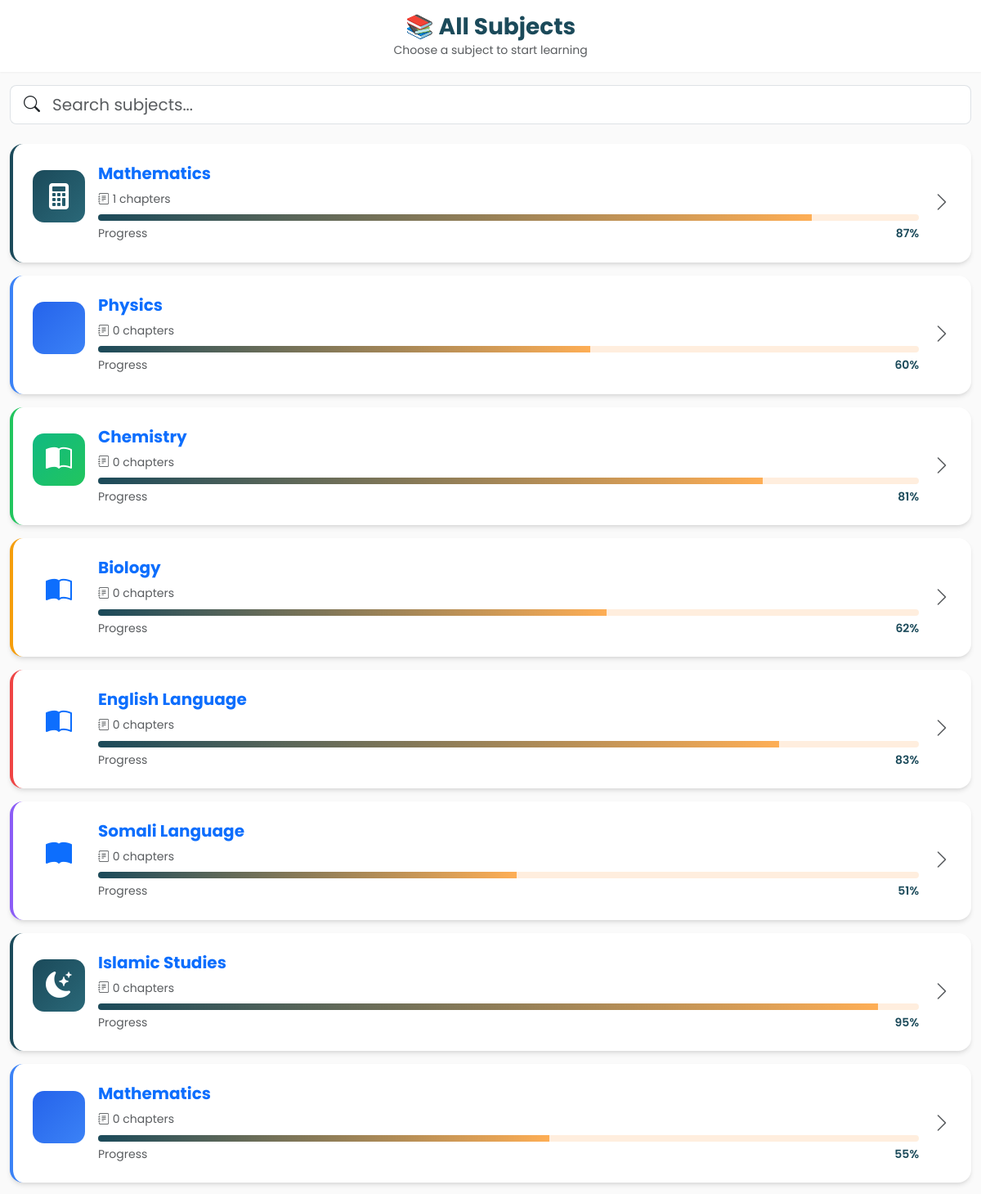
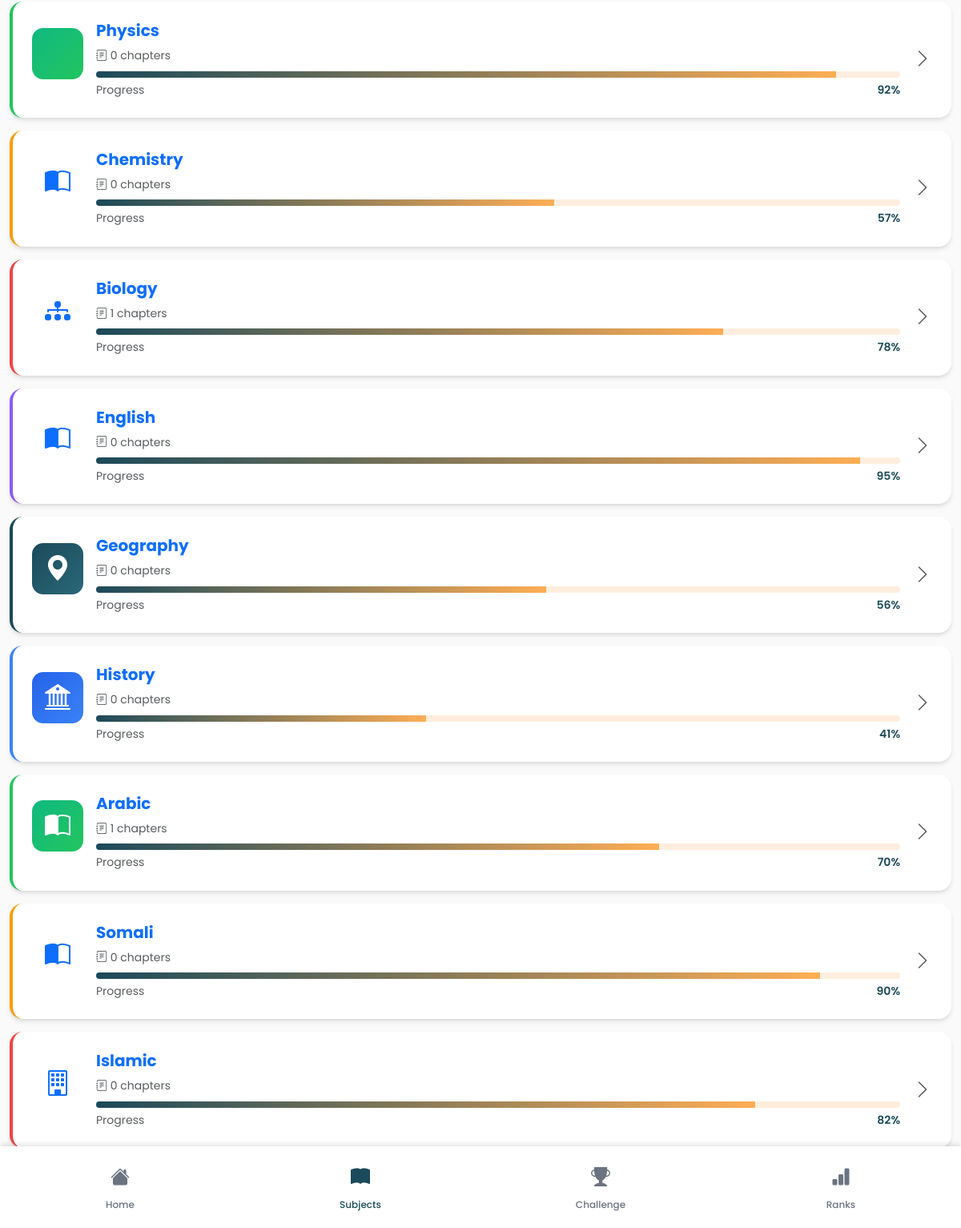
The page /subject.php on the database its author committed (2 pictures, top to bottom).
### tables this page shows
CREATE TABLE `subjects` (
  `id` int(11) NOT NULL,
  `name` varchar(100) NOT NULL,
  `description` text DEFAULT NULL,
  `created_by_user_id` int(11) DEFAULT NULL,
  `created_at` timestamp NOT NULL DEFAULT current_timestamp(),
  `icon` varchar(30) DEFAULT NULL
);

### subject.php (the view, shortened to what this page needs)
<?php
include 'inc/conn.php';
$subject_result = $conn->query("SELECT
    s.id,
    s.name,
    s.icon,
    COUNT(c.subject_id) AS total_chapters
FROM
    subjects s
LEFT JOIN chapters c ON
    c.subject_id = s.id
GROUP BY
    s.id,
    s.name,
    s.icon
ORDER BY
    s.id");
$iconMap = [
    'Calculator' => 'bi-calculator-fill',
    'Atom' => 'bi-atom',
    'BookOpen' => 'bi-book-half',
    'Book' => 'bi-book-fill',
    'MoonStar' => 'bi-moon-stars-fill',
    'SquareRoot' => 'bi-square-root-alt',
    'Dna' => 'bi-diagram-3-fill',
    'MapMarkedAlt' => 'bi-geo-alt-fill',
    'University' => 'bi-bank2',
    'Mosque' => 'bi-building'
];
$colorClasses = [
    'primary', 'info', 'success', 'warning', 'danger', 'purple'
];
include 'head.php';
?>
<div class="container-fluid" style="padding-bottom: 100px;">
    <div class="row py-3 sticky-top bg-white shadow-sm-custom">
        <div class="col-12">
            <div class="text-center">
                <h1 class="h3 fw-bold mb-0 text-primary">📚 All Subjects</h1>
                <p class="text-muted small mb-0">Choose a subject to start learning</p>
            </div>
        </div>
    </div>
    <div class="row mt-3">
        <div class="col-12">
            <div class="input-group input-group-lg">
                <span class="input-group-text bg-white border-end-0">
                    <i class="bi bi-search"></i>
                </span>
                <input type="text" class="form-control border-start-0 ps-0" placeholder="Search subjects..." id="searchInput">
            </div>
        </div>
    </div>
    <div class="row g-3 mt-2" id="subjectsGrid">
        <?php
        $count = 0;
        while ($row = $subject_result->fetch_assoc()) {
            $count++;
            $iconName = $row['icon'];
            $subject_id = $row['id'];
            $subject_name = htmlspecialchars($row['name']);
            $total_chapters = $row['total_chapters'];
            $progress = rand(40, 95);
            $iconClass = $iconMap[$iconName] ?? $iconMap['BookOpen'];
            $colorClass = $colorClasses[($count - 1) % count($colorClasses)];
            $borderColors = [
                'primary' => '#1b4a5a',
                'info' => '#3b82f6',
                'success' => '#22c55e',
                'warning' => '#f59e0b',
                'danger' => '#ef4444',
                'purple' => '#8b5cf6'
            ];
            $borderColor = $borderColors[$colorClass];
            ?>
        <div class="col-12 subject-item" data-name="<?php echo strtolower($subject_name); ?>">
            <a href="chapters.php?subject_id=<?php echo $subject_id; ?>" class="text-decoration-none">
                <div class="subject-card" style="border-left-color: <?php echo $borderColor; ?>;">
                    <div class="d-flex align-items-center gap-3">
                        <div class="subject-icon stat-icon-<?php echo $colorClass; ?>" style="width: 64px; height: 64px; font-size: 2rem;">
                            <i class="<?php echo $iconClass; ?>"></i>
                        </div>
                        <div class="flex-grow-1">
                            <h3 class="h5 fw-bold mb-2"><?php echo $subject_name; ?></h3>
                            <p class="text-muted small mb-2">
                                <i class="bi bi-journal-text"></i> <?php echo $total_chapters; ?> chapters
                            </p>
                            <div class="progress" style="height: 8px;">
                                <div class="progress-bar" style="width: <?php echo $progress; ?>%"></div>
                            </div>
                            <div class="d-flex justify-content-between mt-1">
                                <span class="text-muted small">Progress</span>
                                <span class="text-primary small fw-semibold"><?php echo $progress; ?>%</span>
                            </div>
                        </div>
                        <div>
                            <i class="bi bi-chevron-right fs-4 text-muted"></i>
                        </div>
                    </div>
                </div>
            </a>
        </div>
        <?php } ?>
    </div>
</div>
<?php include 'inc/footer.php'; ?>

### head.php (shortened to what this page needs)
<!DOCTYPE html>
<html lang="en">
<head>
    <link href="https://cdn.jsdelivr.net/npm/bootstrap@5.3.2/dist/css/bootstrap.min.css" rel="stylesheet">
    <link rel="stylesheet" href="https://cdn.jsdelivr.net/npm/bootstrap-icons@1.11.3/font/bootstrap-icons.min.css">
    <link rel="stylesheet" href="assets/custom.css">
</head>
<body>

### inc/footer.php (shortened to what this page needs)
<?php
$current_page = basename($_SERVER['PHP_SELF']);
function isActive($page_name, $current_page)
{
    return $page_name === $current_page ? 'active' : '';
}
?>
<nav class="bottom-nav">
    <div class="container-fluid">
        <div class="row text-center">
            <div class="col">
                <a href="index.php" class="bottom-nav-item <?php echo isActive('index.php', $current_page); ?>">
                    <i class="bi bi-house-fill bottom-nav-icon"></i>
                    <span class="bottom-nav-label">Home</span>
                </a>
            </div>
            <div class="col">
                <a href="subject.php" class="bottom-nav-item <?php echo isActive('subject.php', $current_page); ?>">
                    <i class="bi bi-book-fill bottom-nav-icon"></i>
                    <span class="bottom-nav-label">Subjects</span>
                </a>
            </div>
            <div class="col">
                <a href="challenge.php" class="bottom-nav-item <?php echo isActive('challenge.php', $current_page); ?>">
                    <i class="bi bi-trophy-fill bottom-nav-icon"></i>
                    <span class="bottom-nav-label">Challenge</span>
                </a>
            </div>
            <div class="col">
                <a href="leaderboard.php" class="bottom-nav-item <?php echo isActive('leaderboard.php', $current_page); ?>">
                    <i class="bi bi-bar-chart-fill bottom-nav-icon"></i>
                    <span class="bottom-nav-label">Ranks</span>
                </a>
            </div>
        </div>
    </div>
</nav>
</body>
</html>

### assets/custom.css (style rules this page uses)
:root { --primary-color: #1b4a5a; --primary-dark: #0f2e38; --primary-light: #2a6878; --accent-color: #feae55; --accent-dark: #e89830; --accent-light: #ffc57a; --light-color: #ffeede; --bg-color: #fafafa; --white: #ffffff; --success: #22c55e; --danger: #ef4444; --warning: #f59e0b; --info: #3b82f6; --text-dark: #1f2937; --text-muted: #6b7280; --border-color: #e5e7eb; --shadow-sm: 0 1px 2px 0 rgba(0, 0, 0, 0.05); --shadow: 0 4px 6px -1px rgba(0, 0, 0, 0.1), 0 2px 4px -1px rgba(0, 0, 0, 0.06); --shadow-lg: 0 10px 15px -3px rgba(0, 0, 0, 0.1), 0 4px 6px -2px rgba(0, 0, 0, 0.05); }
* { margin: 0; padding: 0; box-sizing: border-box; }
body { font-family: 'Poppins', -apple-system, BlinkMacSystemFont, sans-serif; background-color: var(--bg-color); color: var(--text-dark); font-size: 16px; line-height: 1.6; -webkit-font-smoothing: antialiased; -moz-osx-font-smoothing: grayscale; }
.stat-icon-primary { background: linear-gradient(135deg, var(--primary-color) 0%, var(--primary-light) 100%); color: white; }
.stat-icon-success { background: linear-gradient(135deg, #10b981 0%, #22c55e 100%); color: white; }
.stat-icon-info { background: linear-gradient(135deg, #2563eb 0%, #3b82f6 100%); color: white; }
.progress { height: 10px; border-radius: 10px; background-color: var(--light-color); overflow: hidden; }
.progress-bar { background: linear-gradient(90deg, var(--primary-color) 0%, var(--accent-color) 100%); transition: width 0.6s ease; }
.bottom-nav { position: fixed; bottom: 0; left: 0; right: 0; background: white; box-shadow: 0 -4px 6px -1px rgba(0, 0, 0, 0.1); z-index: 1000; padding: 0.75rem 0; }
.bottom-nav-item { display: flex; flex-direction: column; align-items: center; justify-content: center; color: var(--text-muted); text-decoration: none; transition: all 0.3s ease; padding: 0.5rem; border-radius: 12px; }
.bottom-nav-item.active { color: var(--primary-color); font-weight: 600; }
.bottom-nav-icon { font-size: 1.5rem; margin-bottom: 0.25rem; }
.bottom-nav-label { font-size: 0.75rem; font-weight: 500; }
.subject-card { background: white; border-radius: 16px; padding: 1.5rem; box-shadow: var(--shadow); transition: all 0.3s ease; text-decoration: none; display: block; border-left: 4px solid var(--primary-color); }
.subject-icon { width: 64px; height: 64px; border-radius: 14px; display: flex; align-items: center; justify-content: center; font-size: 2rem; margin-bottom: 1rem; }
.fade-in { animation: fadeIn 0.5s ease-out; }
.btn, .card, .option-btn, .subject-card, .leaderboard-item { -webkit-tap-highlight-color: transparent; }
.text-primary { color: var(--primary-color) !important; }
.shadow-sm-custom { box-shadow: var(--shadow-sm) !important; }

### rows shown on the page
subjects: name "Mathematics", total_chapters "1"
subjects: name "Physics", total_chapters "0"
subjects: name "Chemistry", total_chapters "0"
subjects: name "Biology", total_chapters "0"
subjects: name "English Language", total_chapters "0"
subjects: name "Somali Language", total_chapters "0"
subjects: name "Islamic Studies", total_chapters "0"
subjects: name "Mathematics", total_chapters "0"
subjects: name "Physics", total_chapters "0"
subjects: name "Chemistry", total_chapters "0"
subjects: name "Biology", total_chapters "1"
subjects: name "English", total_chapters "0"
subjects: name "Geography", total_chapters "0"
subjects: name "History", total_chapters "0"
subjects: name "Arabic", total_chapters "1"
subjects: name "Somali", total_chapters "0"
subjects: name "Islamic", total_chapters "0"
